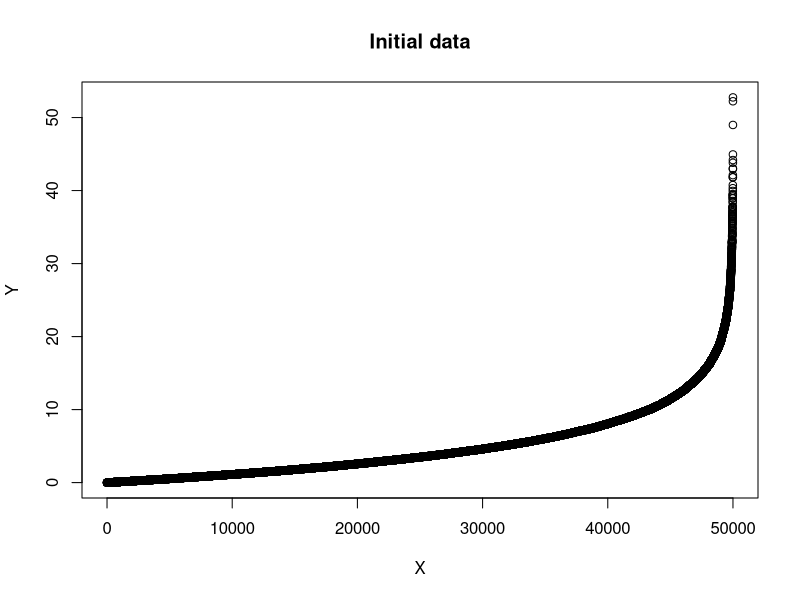
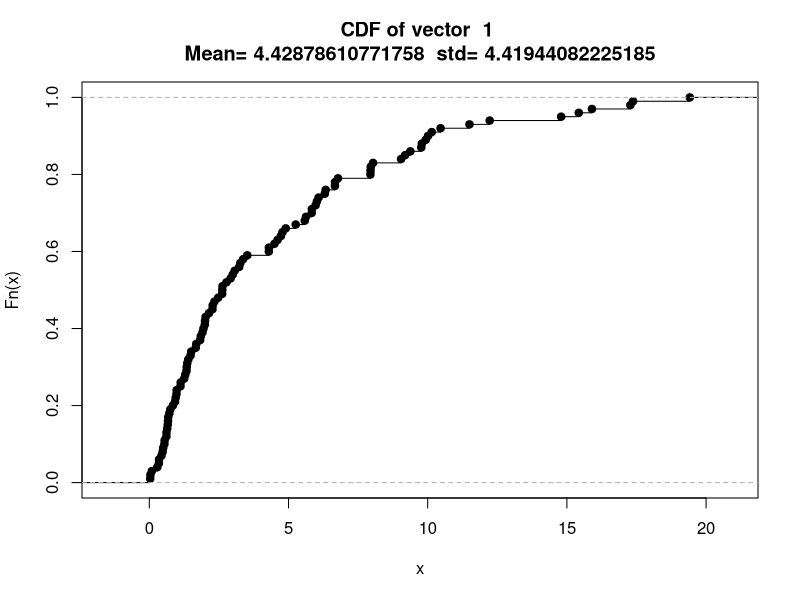
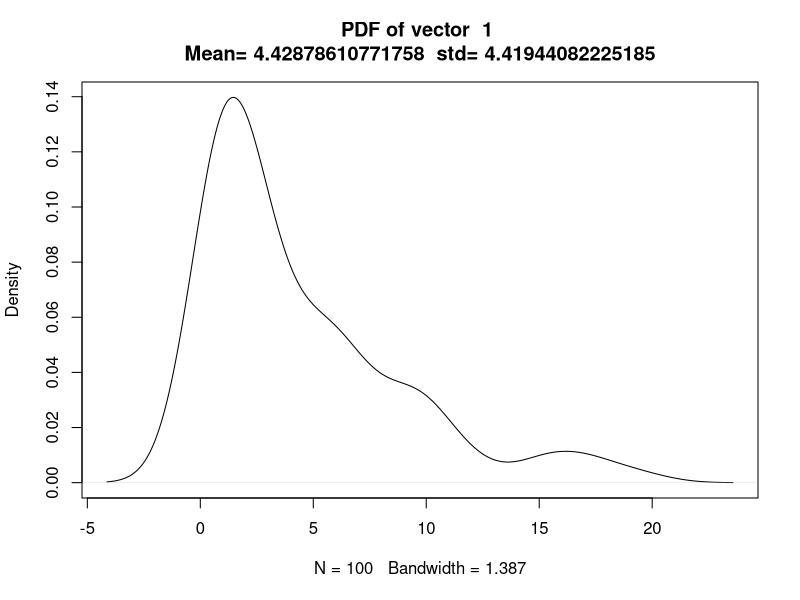
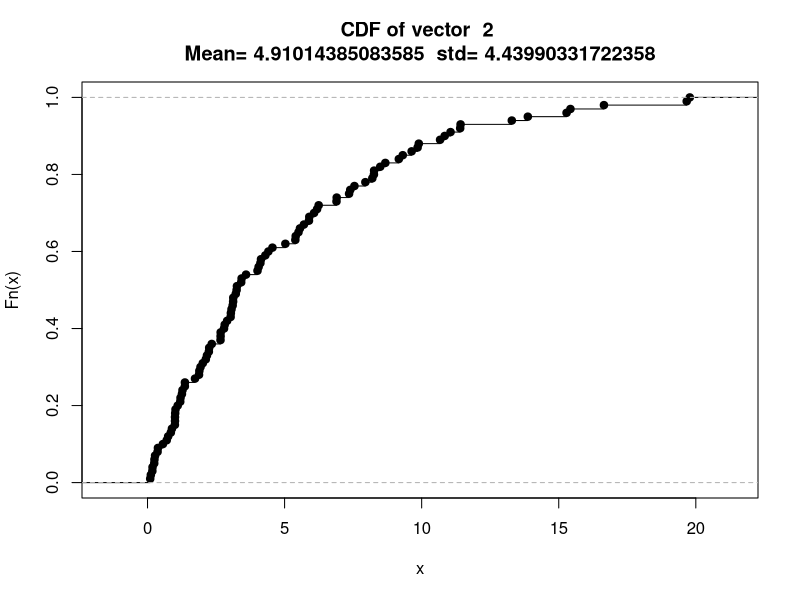
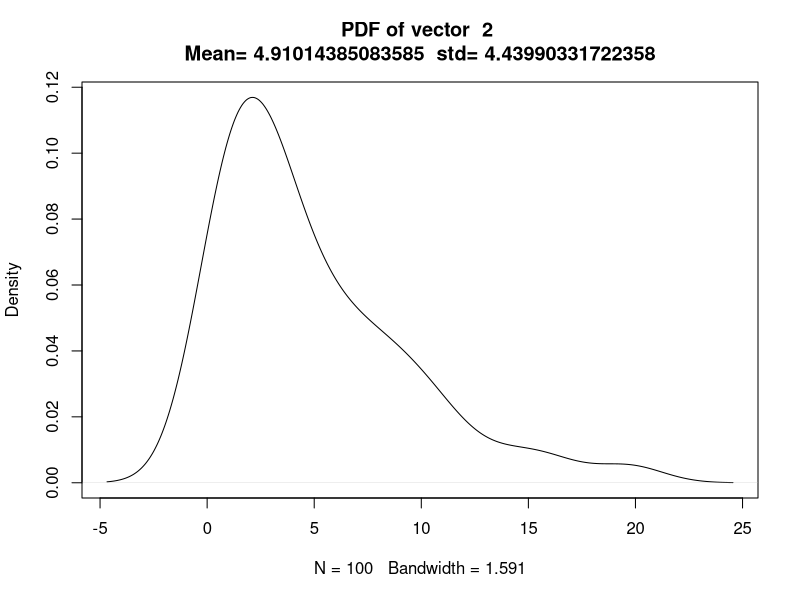
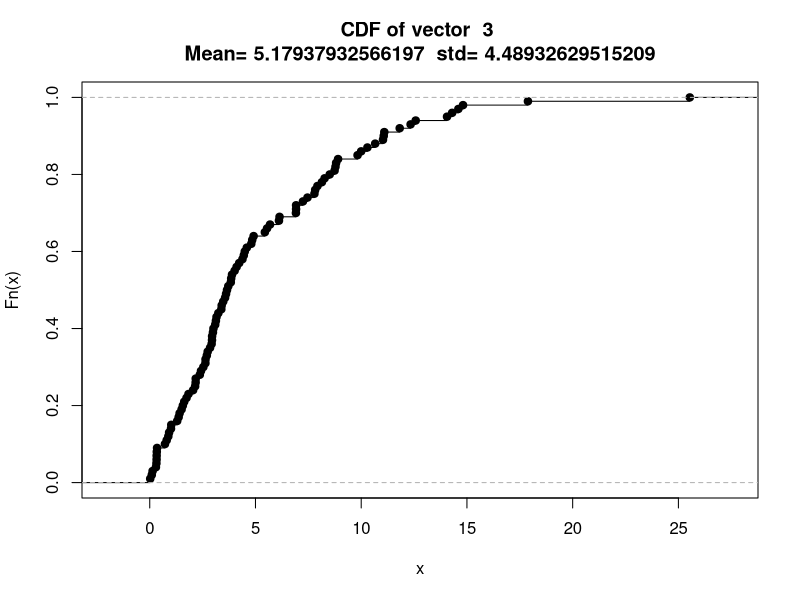
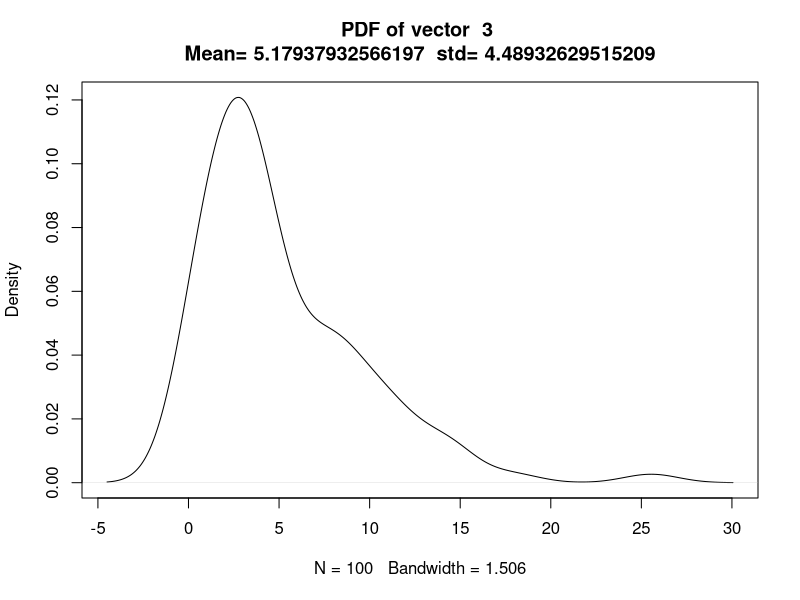
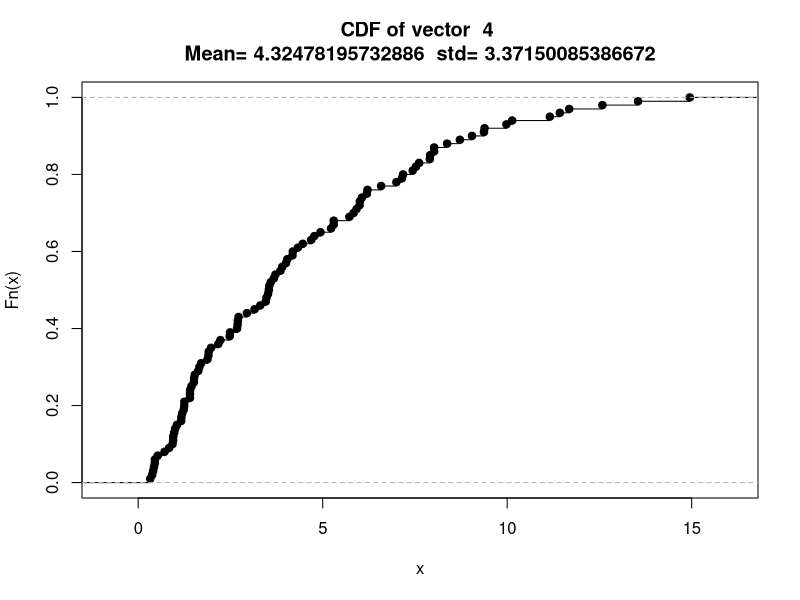

Here is the R script that generated these plots, in order:
rows <- 100 #500 trials
cols <- 500 #N=100
lambda <- 0.2
X <- rexp(rows*cols,lambda)
plot(data.frame(X=seq(1,rows*cols,1),Y=sort(X)),main="Initial data")

mat<-matrix(X,rows)

for(i in 1:5){
  col_i <- mat[,i]
  mu=mean(col_i)
  std=sd(col_i)
  cdf_main=paste("CDF of vector ",i,"\nMean=",mu," std=",std)
  pdf_main=paste("PDF of vector ",i,"\nMean=",mu," std=",std)
  cat(cdf_main,"\n",pdf_main,"\n")
  plot(ecdf(col_i),main=cdf_main)
  plot(density(col_i),main=pdf_main)
  #mtext("hello",side=1)
}

Z <-mean(mat[,1]) #calculating mean of Y1
for(i in 2:cols){
  col_i <- mat[,i]
  Z <-c(Z,mean(col_i))
}
myTable <- table(round(Z,digits=1))
plot(myTable,"h",xlab="Data",ylab="Frequency")
plot(ecdf(Z),main="CDF of Z")
plot(density(Z),main="PDF of Z")

cat("Mean(Z)=",mean(Z),"\n")
cat("std(Z)=",sd(Z),"\n")
